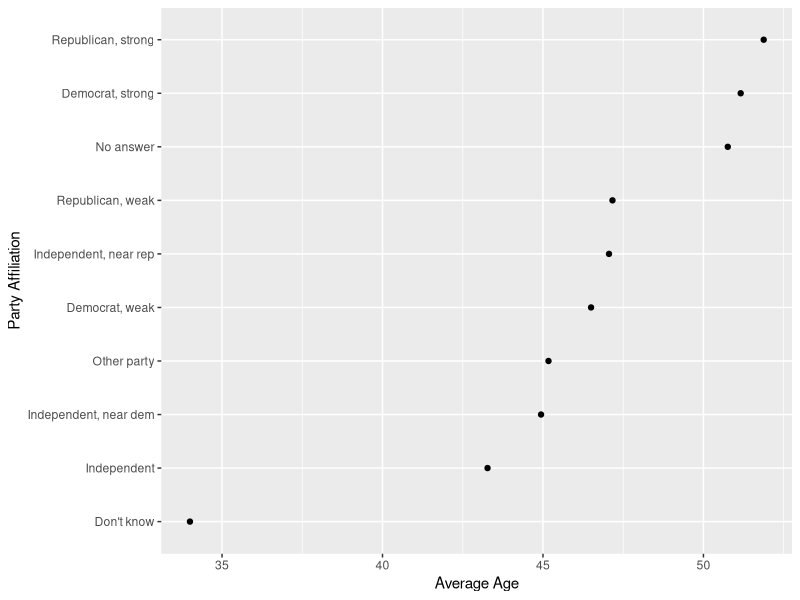
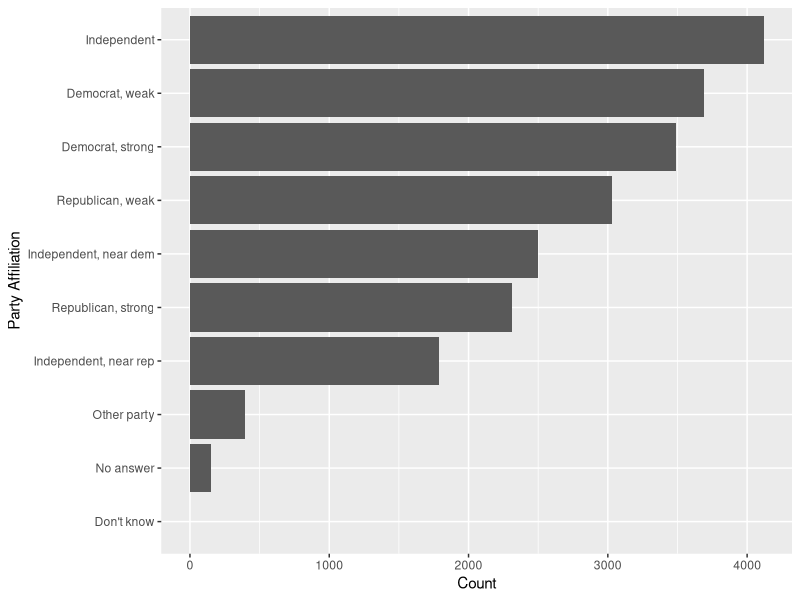

Source code (R) for these figures, in order:
## ---- chunk 1
library(tidyverse)
gss_cat2 <- gss_cat %>%
mutate(partyid = fct_recode(partyid,
"Republican, strong" = "Strong republican",
"Republican, weak" = "Not str republican",
"Independent, near rep" = "Ind,near rep",
"Independent, near dem" = "Ind,near dem",
"Democrat, weak" = "Not str democrat",
"Democrat, strong" = "Strong democrat"
))

gss_cat3 <- gss_cat2 %>%
  group_by(partyid) %>%
  summarize(n = n(), avg_age = mean(age, na.rm = TRUE))
gss_cat3
  
ggplot(gss_cat3, aes(avg_age, fct_reorder(partyid, avg_age))) +
geom_point() + ylab("Party Affiliation") + xlab("Average Age")

## ---- chunk 2
gss_cat4 <- gss_cat2 %>%
  group_by(partyid)

ggplot(gss_cat4, aes(fct_rev(fct_infreq(partyid)))) +
geom_bar() + xlab("Party Affiliation") + ylab("Count") + coord_flip()
